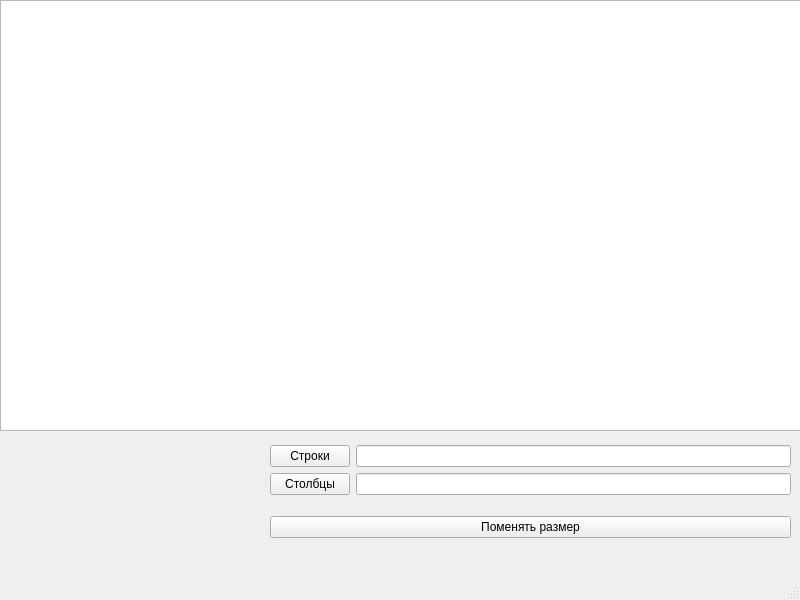
<?xml version="1.0" encoding="UTF-8"?>
<ui version="4.0">
 <class>MainWindow</class>
 <widget class="QMainWindow" name="MainWindow">
  <property name="geometry">
   <rect>
    <x>0</x>
    <y>0</y>
    <width>800</width>
    <height>600</height>
   </rect>
  </property>
  <property name="windowTitle">
   <string>MainWindow</string>
  </property>
  <widget class="QWidget" name="centralwidget">
   <widget class="QTableView" name="tableView">
    <property name="geometry">
     <rect>
      <x>0</x>
      <y>0</y>
      <width>801</width>
      <height>431</height>
     </rect>
    </property>
   </widget>
   <widget class="QWidget" name="layoutWidget">
    <property name="geometry">
     <rect>
      <x>270</x>
      <y>430</y>
      <width>521</width>
      <height>123</height>
     </rect>
    </property>
    <layout class="QHBoxLayout" name="horizontalLayout_2">
     <item>
      <layout class="QVBoxLayout" name="verticalLayout_5">
       <item>
        <layout class="QHBoxLayout" name="horizontalLayout">
         <item>
          <layout class="QVBoxLayout" name="verticalLayout">
           <item>
            <widget class="QPushButton" name="pushButton">
             <property name="text">
              <string>Строки</string>
             </property>
            </widget>
           </item>
           <item>
            <widget class="QPushButton" name="pushButton_2">
             <property name="text">
              <string>Столбцы</string>
             </property>
            </widget>
           </item>
          </layout>
         </item>
         <item>
          <layout class="QVBoxLayout" name="verticalLayout_2">
           <item>
            <widget class="QLineEdit" name="lineEdit"/>
           </item>
           <item>
            <widget class="QLineEdit" name="lineEdit_2"/>
           </item>
          </layout>
         </item>
        </layout>
       </item>
       <item>
        <widget class="QPushButton" name="pushButton_5">
         <property name="text">
          <string>Поменять размер</string>
         </property>
        </widget>
       </item>
      </layout>
     </item>
    </layout>
   </widget>
  </widget>
  <widget class="QMenuBar" name="menubar">
   <property name="geometry">
    <rect>
     <x>0</x>
     <y>0</y>
     <width>800</width>
     <height>22</height>
    </rect>
   </property>
  </widget>
  <widget class="QStatusBar" name="statusbar"/>
 </widget>
 <resources/>
 <connections/>
</ui>
